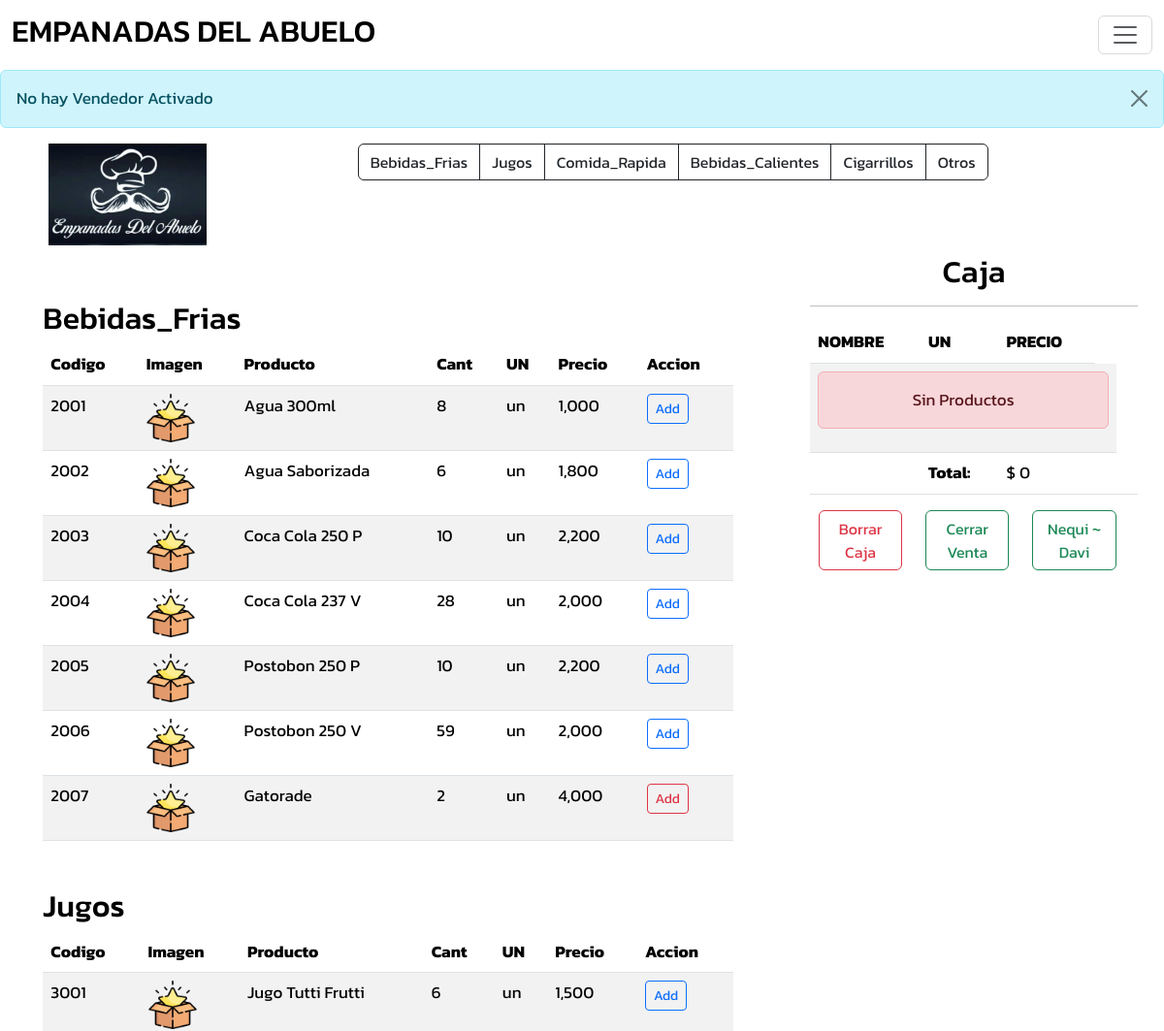
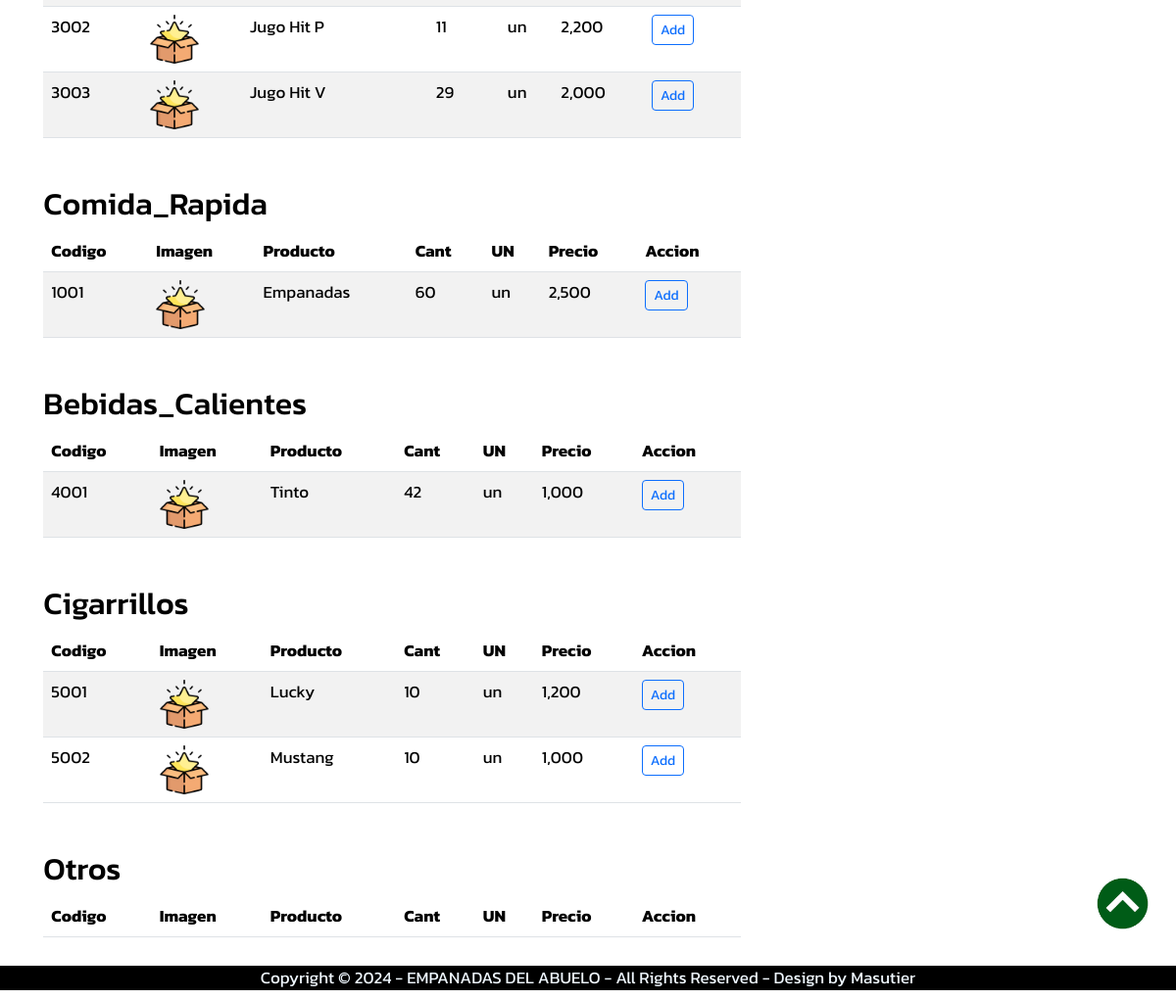
The page / on the database its author committed (2 pictures, top to bottom).
### products/models.py (models this page shows, shortened)
class Producto(models.Model):
    CATEGORY = (
        ('Bebidas_Frias', 'Bebidas_Frias'),
        ('Bebidas_Calientes', 'Bebidas_Calientes'),
        ('Comida_Rapida', 'Comida_Rapida'),
        ('Jugos', 'Jugos'),
        ('Cigarrillos', 'Cigarrillos'),
        ('Otros', 'Otros'),
    )
    code = models.CharField(max_length=7, blank=True, null=True)
    categoria = models.CharField(max_length=30, blank=True, null=True, choices=CATEGORY)
    name = models.CharField(max_length=60, blank=True, null=True)
    description = models.TextField(blank=True, null=True)
    mesure = models.CharField(max_length=10, blank=True, null=True)
    quantity_un = models.IntegerField(blank=True, null=True)
    cost_un = models.IntegerField(blank=True, null=True)
    sale_price = models.IntegerField(blank=True, null=True)
    image = models.ImageField(default='products/defaultProduct.png', upload_to='products')
    date_created = models.DateTimeField(auto_now_add=True, blank=True, null=True)
    date_modify = models.DateTimeField(auto_now_add=False, auto_now=True, blank=True, null=True)

### abuemp/views.py (the view)
# urls.py: path('', home, name='home'),
def home(request):
    pagename = "TIENDA"
    products = Producto.objects.all()
    categories = []
    for product in products:
        if product.categoria not in categories:
            categories.append(product.categoria)
    context = {'title':"Caja", 'pagename':pagename, 'products':products, 'categories':categories}
    return render(request, "abuemp/home.html", context)

### sales/basket.py (called while the page is built)
    def wipe_basket(self):
        self.session['basket'] = {}
        self.session.modified = True

### sales/context_processor.py (called while the page is built)
def total_basket(request):
    total = 0
    if request.user.is_authenticated:
        if "basket" in request.session.keys():
            for key, value in request.session["basket"].items():
                total += int(value["accumulated"])
    else:
        clean_basket(request)
        messages.success(request, f"No hay Vendedor Activado")
        if "basket" in request.session.keys():
            for key, value in request.session["basket"].items():
                total += int(value["accumulated"])
    return {'total_basket': total}

### sales/views.py (called while the page is built)
def clean_basket(request):
    basket = Basket(request)
    basket.wipe_basket()
    return redirect("home")

### abuemp/templates/abuemp/home.html (shortened to what this page needs)
{% extends 'abuemp/layout.html' %}
{% load static %}
{% load humanize %}
{% block content %}
<div class="row">
    <div class="col-8 mx-auto mb-5 ps-4 pe-3 ">
        {% for item in categories %}
        <div class="col-11 mx-auto mt-5">
            <div class="mr-auto" id='{{item}}'><h2>{{item}}</h2></div>
            <table class="table table-striped">
                <thead>
                    <tr>
                        <th scope="col">Codigo</th>
                        <th scope="col">Imagen</th>
                        <th scope="col">Producto</th>
                        <th scope="col">Cant</th>
                        <th scope="col">UN</th>
                        <th scope="col">Precio</th>
                        <th scope="col">Accion</th>
                    </tr>
                </thead>
                <tbody>
                    {% for product in products %}
                    {% if product.categoria == item %}
                        {% if product.quantity_un != 0 %}
                        <tr>
                            <td>{{ product.code }}</td>
                            <th><img src="{{ product.image.url }}" class="imgnav1" alt="{{ product.name }}"></th>
                            <td>{{ product.name }}</td>
                            <td>{{ product.quantity_un }}</td>
                            <td>{{ product.mesure }}</td>
                            <td>{{ product.sale_price|intcomma }}</td>
                            {% if product.quantity_un <= 5 %}
                                <td><a href="{% url 'add_product' product.id %}" type="button" class="btn btn-outline-danger btn-sm">Add</a></td>
                            {% else %}
                                <td><a href="{% url 'add_product' product.id %}" type="button" class="btn btn-outline-primary btn-sm">Add</a></td>
                            {% endif %}
                        </tr>
                        {% endif %}
                    {% endif %}
                    {% endfor %}
                </tbody>
            </table>
        </div>
        {% endfor %}
    </div>
    <div class="col-4 mx-auto ps-3 pe-4 ">
        <div class="col-11 mx-auto">
            <h2 class="c">Caja</h2>
            <hr>
            <table class="table table-striped">
                <thead>
                    <tr>
                        <th scope="col">NOMBRE</th>
                        <th scope="col">UN</th>
                        <th scope="col">PRECIO</th>
                    </tr>
                </thead>
                <tbody>
                    {% if request.session.basket.items %}
                        {% for key, value in request.session.basket.items %}
                        <tr>
                            <td>{{ value.name }}</td>
                            <td>{{ value.quantity }}</td>
                            <td>$ {{ value.accumulated }}</td>
                            <td><a href="{% url 'add_product' value.product_id %}" class="btn btn-outline-primary btn-sm">+</a></td>
                            <td><a href="{% url 'remove_product' value.product_id %}" class="btn btn-outline-danger btn-sm">-</a></td>
                        </tr>
                        {% endfor %}
                    {% else %}
                    <tr>
                        <td colspan="4">
                            <div class="alert alert-danger text-center">Sin Productos</div>
                        </td>
                    </tr>
                    {% endif %}
                    <tr>
                        <td></td>
                        <th scope="row">Total: </th>
                        <td scope="col">$ {{ total_basket }}</td>
                        <td></td>
                        <td></td>
                    </tr>
                </tbody>
            </table>
        </div>
        <div class="col-10 ms-4">
            <div class="row text-center">
                <div class="col-4"><a href="{% url 'clean_basket' %}" class="btn btn-outline-danger">Borrar Caja</a></div>
                <div class="col-4"><a href="{% url 'save_basket' 1 %}" class="btn btn-outline-success">Cerrar Venta</a></div>
                <div class="col-4"><a href="{% url 'save_basket' 2 %}" class="btn btn-outline-success">Nequi ~ Davi</a></div>
            </div>
        </div>
    </div>
</div>
{% endblock %}

### abuemp/templates/abuemp/layout.html (shortened to what this page needs)
<!DOCTYPE html>
<html lang=en>
    <head>
        <link href="https://cdn.jsdelivr.net/npm/bootstrap@5.3.3/dist/css/bootstrap.min.css" rel="stylesheet">
        <link rel="stylesheet" type="text/css" href="static/css/bootstrap.css">
        <link rel="stylesheet" type="text/css" href="static/css/bootstrap.min.css">
        <link rel="stylesheet" type="text/css" href="static/css/all.css">
    </head>
    <body>
        {% include 'abuemp/partials/navbar.html' %}
        {% include 'abuemp/partials/messages.html' %}
        <div class="col-11 mx-auto mb-2">
            <div class="row ">
                <div class="col-2 ">
                    <img src="static/img/logo/empanadas_del_abuelo.png" class="imgred" alt="Logo">
                </div>
                <div class="col-9 mx-auto ">
                    {% include 'abuemp/partials/submenu.html' %}
                </div>
            </div>
        </div>
        <div class="col-12 mx-auto">
            {% block content %} {% endblock %}
        </div>
        {% include 'abuemp/partials/footer.html' %}
        {% include 'abuemp/partials/backtop.html' %}
    </body>
</html>

### abuemp/templates/abuemp/partials/navbar.html (shortened to what this page needs)
<nav class="navbar" style="background-color: #fff;">
    <div class="container-fluid">
        <a class="navbar-brand" href="/">
            <h2>EMPANADAS DEL ABUELO</h2>
        </a>
        <button class="navbar-toggler" type="button" data-bs-toggle="offcanvas" data-bs-target="#offcanvasNavbar" aria-controls="offcanvasNavbar" aria-label="Toggle navigation">
            <span class="navbar-toggler-icon"></span>
        </button>
    </div>
</nav>

### abuemp/templates/abuemp/partials/messages.html
{% load static %}
{% if messages %}
<div class="col-12 mx-auto">
    <div class="alert alert-info alert-dismissible fade show atxt3" role="alert">
        {% for message in messages %}
            {{ message }}
        {% endfor %}
        <button type="button" class="btn-close ytxt1" data-bs-dismiss="alert" aria-label="Close"></button>
    </div>
</div>
{% endif %}

### abuemp/templates/abuemp/partials/submenu.html
<div class="col-11 mx-auto mb-4 c">
    <div class="btn-group">
        {% for categ in categories %}
        <a href="#{{categ}}" class="btn btn-outline-dark">{{categ}}</a>
        {% endfor %}
    </div>
</div>

### abuemp/templates/abuemp/partials/footer.html
<div class="col-md-12 mx-auto back-black b-fixed c">
    Copyright © 2024 <span>- EMPANADAS DEL ABUELO -</span> All Rights Reserved - Design by Masutier
</div>

### abuemp/templates/abuemp/partials/backtop.html
<div class="back-to-top">
    <a href="#">
        <img src="static/img/icons/back_to_top.png" class="backtotop" alt="Back to top">
    </a>
</div>

### static/css/all.css (style rules this page uses)
body { color: black; font-size: 17px; font-family: "Kanit", sans-serif; }
.c { text-align: center !important; }
.imgnav1 { width: auto; height: 50px; vertical-align: middle; border-style: none; -webkit-margin-bottom-collapse: initial; z-index: 1; }
.imgred { width: 100%; height: auto; border-style: none; -webkit-margin-bottom-collapse: initial; z-index: 1000; }
.b-fixed { position: fixed !important; bottom: 10px; z-index: 1; }
.back-black { color: aliceblue; background-color: black; }
.backtotop { width: 40pt; height: auto; position: fixed; bottom: 4.50rem; right: 1.75rem; z-index: 999; }

### rows shown on the page
Producto: categories "Bebidas_Frias", categories "Bebidas_Frias", code "2001", image (picture), name "Agua 300ml", quantity_un "8", mesure "un", sale_price "1,000", shows "Add"
Producto: categories "Jugos", categories "Jugos", code "3001", image (picture), name "Jugo Tutti Frutti", quantity_un "6", mesure "un", sale_price "1,500", shows "Add"
Producto: categories "Comida_Rapida", categories "Comida_Rapida", code "1001", image (picture), name "Empanadas", quantity_un "60", mesure "un", sale_price "2,500", shows "Add"
Producto: categories "Bebidas_Calientes", categories "Bebidas_Calientes", code "4001", image (picture), name "Tinto", quantity_un "42", mesure "un", sale_price "1,000", shows "Add"
Producto: categories "Cigarrillos", categories "Cigarrillos", code "5001", image (picture), name "Lucky", quantity_un "10", mesure "un", sale_price "1,200", shows "Add"
Producto: categories "Otros", categories "Otros"
Producto: code "2002", image (picture), name "Agua Saborizada", quantity_un "6", mesure "un", sale_price "1,800", shows "Add"
Producto: code "2003", image (picture), name "Coca Cola 250 P", quantity_un "10", mesure "un", sale_price "2,200", shows "Add"
Producto: code "2004", image (picture), name "Coca Cola 237 V", quantity_un "28", mesure "un", sale_price "2,000", shows "Add"
Producto: code "2005", image (picture), name "Postobon 250 P", quantity_un "10", mesure "un", sale_price "2,200", shows "Add"
Producto: code "2006", image (picture), name "Postobon 250 V", quantity_un "59", mesure "un", sale_price "2,000", shows "Add"
Producto: code "2007", image (picture), name "Gatorade", quantity_un "2", mesure "un", sale_price "4,000", shows "Add"
Producto: code "3002", image (picture), name "Jugo Hit P", quantity_un "11", mesure "un", sale_price "2,200", shows "Add"
Producto: code "3003", image (picture), name "Jugo Hit V", quantity_un "29", mesure "un", sale_price "2,000", shows "Add"
Producto: code "5002", image (picture), name "Mustang", quantity_un "10", mesure "un", sale_price "1,000", shows "Add"

### other values the page prints
{{ message }} "No hay Vendedor Activado"
{{ total_basket }} "0"
